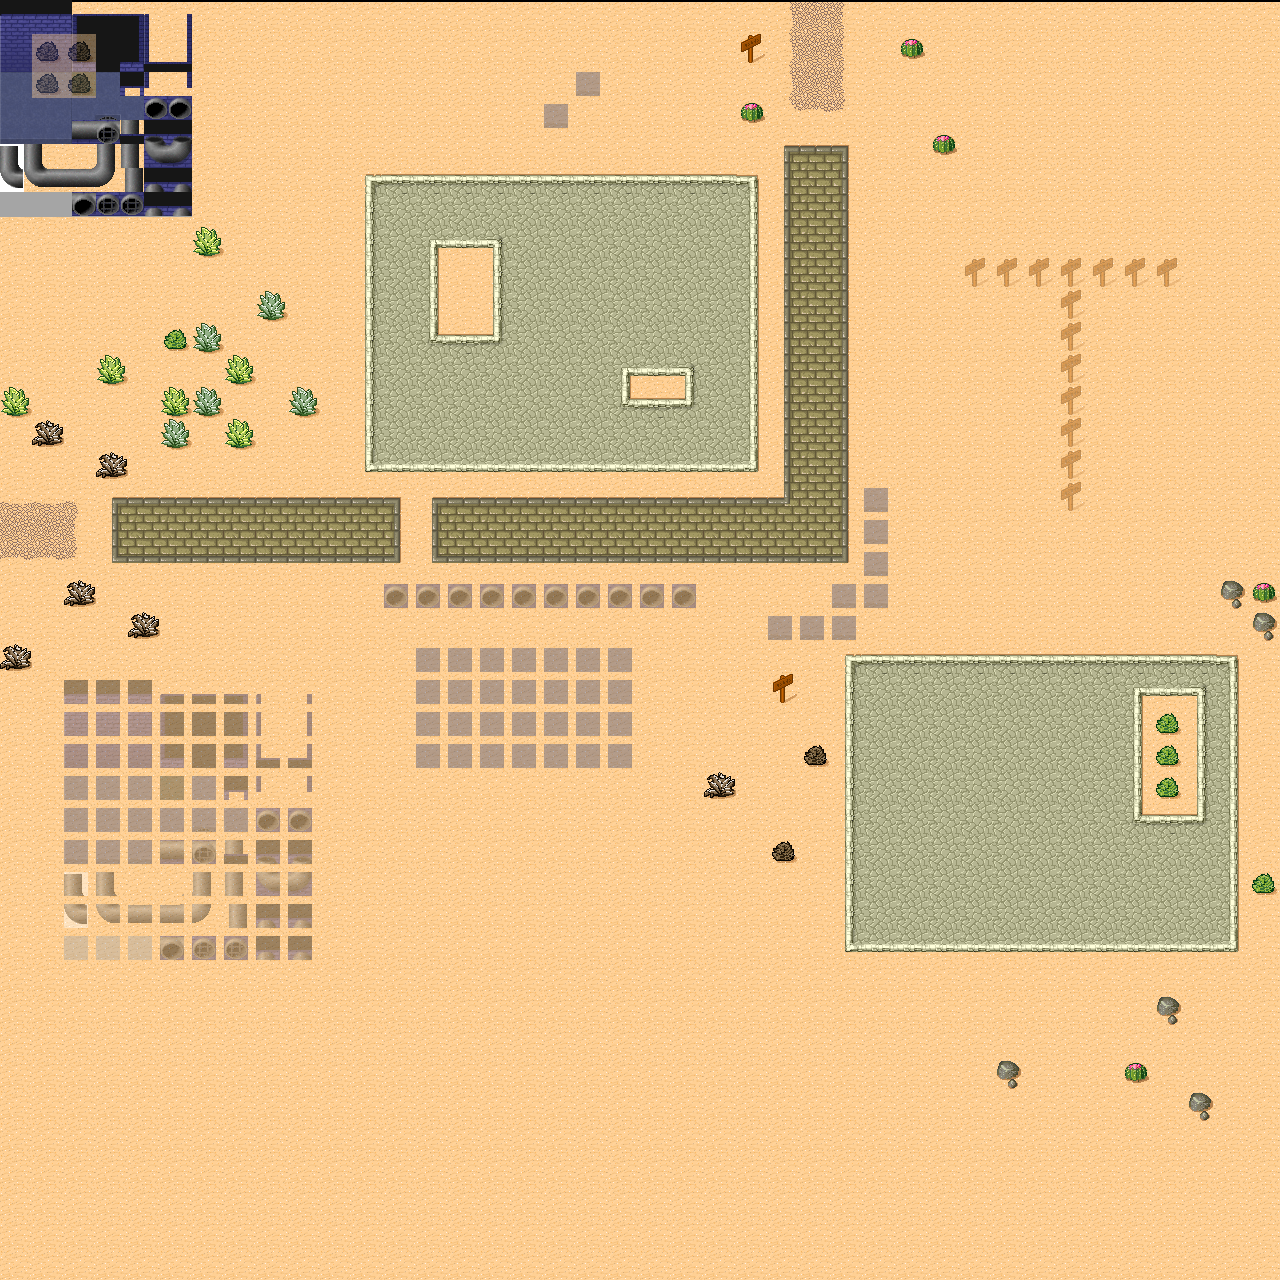

Below is a game level as drawn by its tile map, then a one-line description and the .tmx that defines it (tile-layer data replaced by summaries):
An orthogonal 40x40 tile map with 32x32 px tiles, 2 tile layers (Ground, Layer 2), 2 tilesets, 1 image layer and 30 objects (test name, solid, ellipse).

<map version="1.0" orientation="orthogonal" width="40" height="40" tilewidth="32" tileheight="32">
 <tileset firstgid="1" source="desert.tsx" />
 <tileset firstgid="49" name="Sewer" tilewidth="24" tileheight="24">
  <image source="sewer_tileset.png" trans="ff00ff" width="192" height="217" />
  <tile id="33">
   <properties>
    <property name="tileprop" value="sd" />
   </properties>
  </tile>
  <tile id="44">
   <properties>
    <property name="tileproperty" value="tobeparsed" />
   </properties>
  </tile>
 </tileset>
 <layer name="Ground" width="40" height="40">
  <properties>
   <property name="dummy property" value="44" />
  </properties>
  <data>[1600 cells, 1600 non-empty, 40 distinct tile ids]</data>
 </layer>
 <imagelayer name="Image Layer 1" width="40" height="40">
  <image source="sewer_tileset.png" trans="ff00ff" />
  <properties>
   <property name="speef" value="cake" />
   <property name="your" value="mum" />
  </properties>
 </imagelayer>
 <objectgroup color="#00a49f" name="Objects" width="40" height="40">
  <properties>
   <property name="dfsd" value="345" />
  </properties>
  <object name="test name" x="51" y="24" width="74" height="78">
   <properties>
    <property name="a property" value="12" />
   </properties>
  </object>
  <object x="338" y="759" width="61" height="50" />
  <object type="solid" x="945" y="248">
   <polygon points="0,0 -9,63 261,-4 165,-85 -40,-143" />
  </object>
  <object name="ellipse" x="818" y="211" width="88" height="63">
   <ellipse />
  </object>
  <object x="491" y="145">
   <polyline points="0,0 62,-4 83,70 153,80 168,123" />
  </object>
  <object gid="87" x="1142" y="617" />
  <object gid="46" x="275" y="983" />
  <object gid="46" x="353" y="942" />
  <object gid="46" x="321" y="985" />
  <object gid="46" x="304" y="772" />
  <object gid="46" x="391" y="946" />
  <object gid="46" x="347" y="682" />
  <object gid="46" x="965" y="828" />
  <object gid="46" x="285" y="642" />
  <object gid="46" x="323" y="617" />
  <object gid="31" x="1164" y="460" />
  <object gid="31" x="1232" y="329" />
  <object gid="31" x="1239" y="138" />
  <object gid="31" x="893" y="404" />
  <object gid="31" x="26" y="296" />
  <object gid="31" x="317" y="364" />
  <object x="369" y="179" width="386" height="293" />
  <object x="849" y="659" width="389" height="294" />
  <object x="56" y="677">
   <polygon points="0,0 -28,78 44,250 -4,317 279,262 221,88 283,-1 151,-70" />
  </object>
  <object x="523" y="742">
   <polygon points="0,0 -56,9 -22,56 28,37 55,-4" />
  </object>
  <object x="404" y="899">
   <polygon points="0,0 -64,-3 -50,-31 13,-74 80,-79 139,-64 143,-26 126,-2 37,11" />
  </object>
  <object x="304" y="819" width="56" height="44">
   <ellipse />
  </object>
  <object x="349" y="708" width="37" height="42">
   <ellipse />
  </object>
  <object x="413" y="793" width="24" height="28">
   <ellipse />
  </object>
  <object x="1133" y="44" width="78" height="50">
   <ellipse />
  </object>
 </objectgroup>
 <layer name="Layer 2" width="40" height="40" opacity="0.42">
  <properties>
   <property name="asdfrteew" value="12345678" />
  </properties>
  <data>[1600 cells, 138 non-empty, 74 distinct tile ids]</data>
 </layer>
</map>
